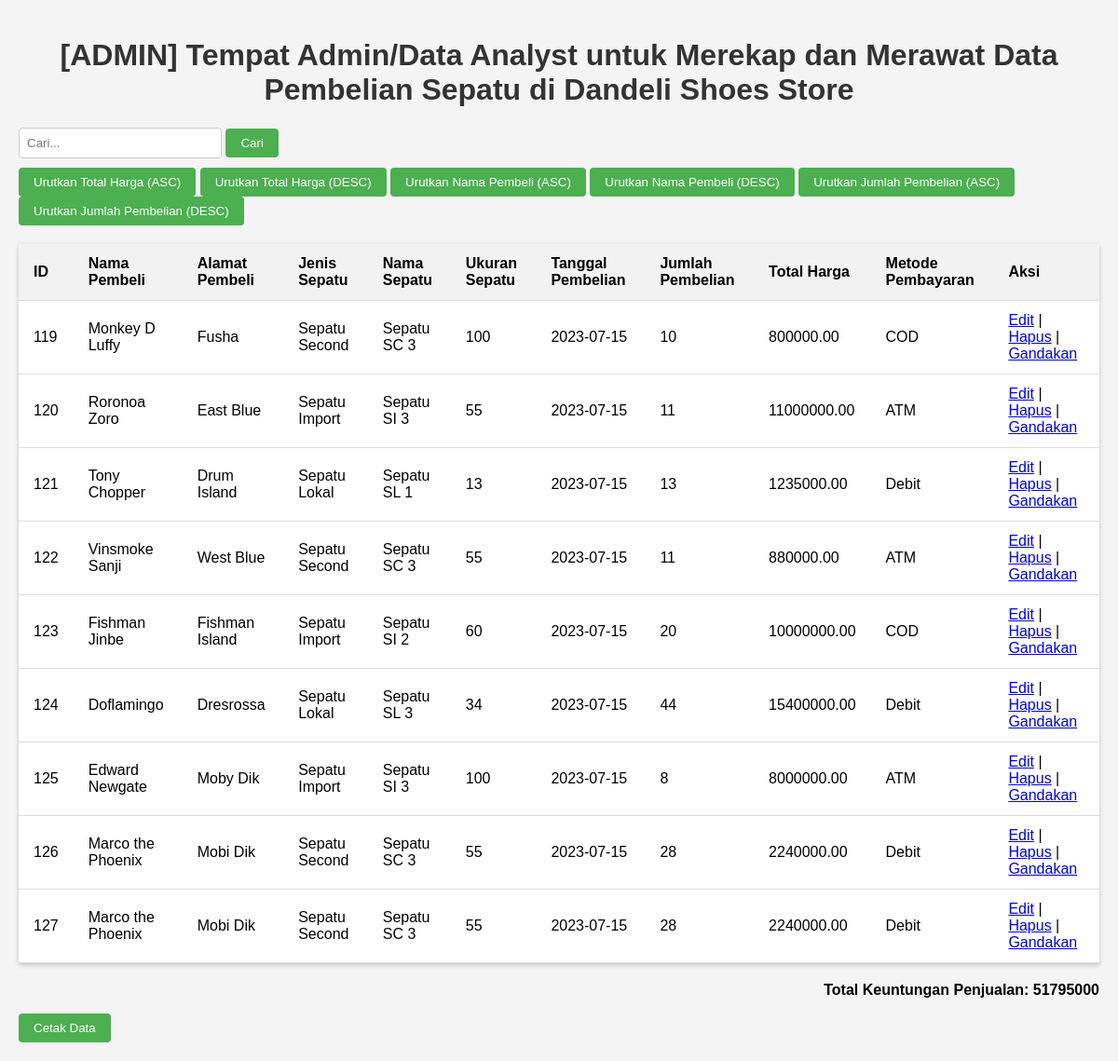
The app's page /admin.php with its own data.
### tables this page shows
CREATE TABLE `orders` (
  `id` int(11) NOT NULL,
  `nama_pembeli` varchar(255) DEFAULT NULL,
  `alamat_pembeli` varchar(255) DEFAULT NULL,
  `jenis_sepatu` varchar(50) DEFAULT NULL,
  `nama_sepatu` varchar(50) DEFAULT NULL,
  `ukuran_sepatu` varchar(10) DEFAULT NULL,
  `tanggal_pembelian` date DEFAULT NULL,
  `jumlah_pembelian` int(11) DEFAULT NULL,
  `lokasi_pengiriman` varchar(255) DEFAULT NULL,
  `total_harga` decimal(10,2) DEFAULT NULL,
  `metode_pembayaran` varchar(50) DEFAULT NULL
);

### admin.php (the view, shortened to what this page needs)
<?php
$servername = "localhost";
$username = "root";
$password = "";
$dbname = "toko_sepatu_dandeli";
$conn = mysqli_connect($servername, $username, $password, $dbname);
$sql = "SELECT * FROM orders";
$result = mysqli_query($conn, $sql);
?>
<!DOCTYPE html>
<html>
<head>
</head>
<body>
    <h1>[ADMIN] Tempat Admin/Data Analyst untuk Merekap dan Merawat Data Pembelian Sepatu di Dandeli Shoes Store</h1>
    <form method="POST" action="">
        <input type="text" name="keyword" placeholder="Cari...">
        <button type="submit">Cari</button>
    </form>
    <form method="POST" action="">
        <button type="submit" name="sort_total_harga_asc">Urutkan Total Harga (ASC)</button>
        <button type="submit" name="sort_total_harga_desc">Urutkan Total Harga (DESC)</button>
        <button type="submit" name="sort_nama_pembeli_asc">Urutkan Nama Pembeli (ASC)</button>
        <button type="submit" name="sort_nama_pembeli_desc">Urutkan Nama Pembeli (DESC)</button>
        <button type="submit" name="sort_jumlah_pembelian_asc">Urutkan Jumlah Pembelian (ASC)</button>
        <button type="submit" name="sort_jumlah_pembelian_desc">Urutkan Jumlah Pembelian (DESC)</button>
    </form>
    <table>
        <tr>
            <th>ID</th>
            <th>Nama Pembeli</th>
            <th>Alamat Pembeli</th>
            <th>Jenis Sepatu</th>
            <th>Nama Sepatu</th>
            <th>Ukuran Sepatu</th>
            <th>Tanggal Pembelian</th>
            <th>Jumlah Pembelian</th>
            <th>Total Harga</th>
            <th>Metode Pembayaran</th>
            <th>Aksi</th>
        </tr>
        <?php
        if (isset($_POST['sort_total_harga_asc'])) {
            $result = sortData($conn, 'total_harga', 'ASC');
        } elseif (isset($_POST['sort_total_harga_desc'])) {
            $result = sortData($conn, 'total_harga', 'DESC');
        } elseif (isset($_POST['sort_nama_pembeli_asc'])) {
            $result = sortData($conn, 'nama_pembeli', 'ASC');
        } elseif (isset($_POST['sort_nama_pembeli_desc'])) {
            $result = sortData($conn, 'nama_pembeli', 'DESC');
        } elseif (isset($_POST['sort_jumlah_pembelian_asc'])) {
            $result = sortData($conn, 'jumlah_pembelian', 'ASC');
        } elseif (isset($_POST['sort_jumlah_pembelian_desc'])) {
            $result = sortData($conn, 'jumlah_pembelian', 'DESC');
        } else {
            $result = $result;
        }
        if ($result && mysqli_num_rows($result) > 0) {
            $totalHarga = 0;
            while ($row = mysqli_fetch_assoc($result)) {
                $style = '';
                echo "<tr style='$style'>";
                echo "<td>" . $row["id"] . "</td>";
                echo "<td>" . $row["nama_pembeli"] . "</td>";
                echo "<td>" . $row["alamat_pembeli"] . "</td>";
                echo "<td>" . $row["jenis_sepatu"] . "</td>";
                echo "<td>" . $row["nama_sepatu"] . "</td>";
                echo "<td>" . $row["ukuran_sepatu"] . "</td>";
                echo "<td>" . $row["tanggal_pembelian"] . "</td>";
                echo "<td>" . $row["jumlah_pembelian"] . "</td>";
                echo "<td>" . $row["total_harga"] . "</td>";
                echo "<td>" . $row["metode_pembayaran"] . "</td>";
                echo "<td><a href='edit.php?id=" . $row["id"] . "'>Edit</a> | <a href='hapus.php?id=" . $row["id"] . "'>Hapus</a> | <a href='gandakan.php?id=" . $row["id"] . "'>Gandakan</a></td>";
                echo "</tr>";
                $totalHarga += $row["total_harga"];
            }
        } else {
            echo "<tr><td colspan='12'>Tidak ada data</td></tr>";
        }
        ?>
    </table>
    <p class="total-harga">Total Keuntungan Penjualan: <?php echo $totalHarga; ?></p>
</body>
</html>
<button onclick="printData()">Cetak Data</button>

### admin.php (style rules this page uses)
body { font-family: Arial, sans-serif; background-color: #f4f4f4; margin: 0; padding: 20px; }
h1 { color: #333; text-align: center; }
form { margin-bottom: 10px; }
input[type="text"], input[type="number"] { padding: 8px; border: 1px solid #ccc; border-radius: 4px; width: 200px; }
button { padding: 8px 16px; background-color: #4caf50; color: white; border: none; border-radius: 4px; cursor: pointer; }
table { width: 100%; border-collapse: collapse; margin-top: 20px; background-color: white; box-shadow: 0 2px 5px rgba(0, 0, 0, 0.2); }
th, td { padding: 12px 16px; text-align: left; border-bottom: 1px solid #ddd; }
th { background-color: #f2f2f2; }
.total-harga { font-weight: bold; text-align: right; margin-top: 20px; }

### records on screen
orders: id "119", nama_pembeli "Monkey D Luffy", alamat_pembeli "Fusha", jenis_sepatu "Sepatu Second", nama_sepatu "Sepatu SC 3", ukuran_sepatu "100", tanggal_pembelian "2023-07-15", jumlah_pembelian "10", total_harga "800000.00", metode_pembayaran "COD"
orders: id "120", nama_pembeli "Roronoa Zoro", alamat_pembeli "East Blue", jenis_sepatu "Sepatu Import", nama_sepatu "Sepatu SI 3", ukuran_sepatu "55", tanggal_pembelian "2023-07-15", jumlah_pembelian "11", total_harga "11000000.00", metode_pembayaran "ATM"
orders: id "121", nama_pembeli "Tony Chopper", alamat_pembeli "Drum Island", jenis_sepatu "Sepatu Lokal", nama_sepatu "Sepatu SL 1", ukuran_sepatu "13", tanggal_pembelian "2023-07-15", jumlah_pembelian "13", total_harga "1235000.00", metode_pembayaran "Debit"
orders: id "122", nama_pembeli "Vinsmoke Sanji", alamat_pembeli "West Blue", jenis_sepatu "Sepatu Second", nama_sepatu "Sepatu SC 3", ukuran_sepatu "55", tanggal_pembelian "2023-07-15", jumlah_pembelian "11", total_harga "880000.00", metode_pembayaran "ATM"
orders: id "123", nama_pembeli "Fishman Jinbe", alamat_pembeli "Fishman Island", jenis_sepatu "Sepatu Import", nama_sepatu "Sepatu SI 2", ukuran_sepatu "60", tanggal_pembelian "2023-07-15", jumlah_pembelian "20", total_harga "10000000.00", metode_pembayaran "COD"
orders: id "124", nama_pembeli "Doflamingo", alamat_pembeli "Dresrossa", jenis_sepatu "Sepatu Lokal", nama_sepatu "Sepatu SL 3", ukuran_sepatu "34", tanggal_pembelian "2023-07-15", jumlah_pembelian "44", total_harga "15400000.00", metode_pembayaran "Debit"
orders: id "125", nama_pembeli "Edward Newgate", alamat_pembeli "Moby Dik", jenis_sepatu "Sepatu Import", nama_sepatu "Sepatu SI 3", ukuran_sepatu "100", tanggal_pembelian "2023-07-15", jumlah_pembelian "8", total_harga "8000000.00", metode_pembayaran "ATM"
orders: id "126", nama_pembeli "Marco the Phoenix", alamat_pembeli "Mobi Dik", jenis_sepatu "Sepatu Second", nama_sepatu "Sepatu SC 3", ukuran_sepatu "55", tanggal_pembelian "2023-07-15", jumlah_pembelian "28", total_harga "2240000.00", metode_pembayaran "Debit"
orders: id "127", nama_pembeli "Marco the Phoenix", alamat_pembeli "Mobi Dik", jenis_sepatu "Sepatu Second", nama_sepatu "Sepatu SC 3", ukuran_sepatu "55", tanggal_pembelian "2023-07-15", jumlah_pembelian "28", total_harga "2240000.00", metode_pembayaran "Debit"

### other values on screen
$totalHarga "51795000"
